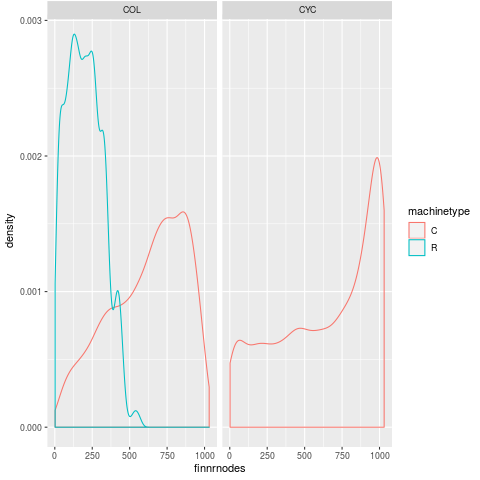

This figure's R source:
p <- ggplot(data=filter(sd, initnrnodes==1031, machinetype!='RM' & machinetype!='CM', outcome!='UND', machinetype=='C' | outcome!='CYC')) + 
   geom_density(mapping=aes(x=finnrnodes, color=machinetype)) + facet_wrap(~ outcome)
print(p)
dev.copy(png, filename="distn-endsize.png")
dev.off()
